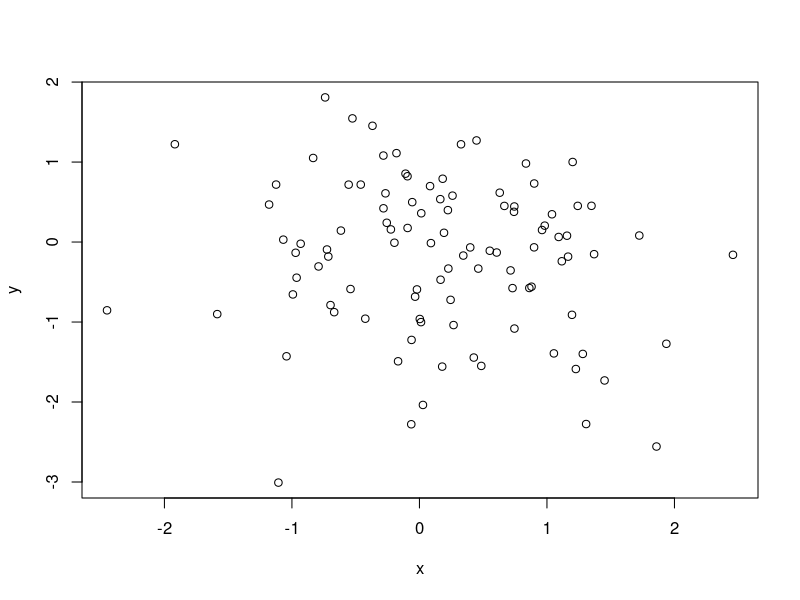

Write the R code that produced this figure. (Note: this script raises an error after producing the figure.)
### Name: quantile.rug
### Title: Quantile rug plot
### Aliases: quantile.rug
### Keywords: aplot

### ** Examples

x <- rnorm(100)
y <- rnorm(100)
plot(x,y)
quantile.rug(x)



